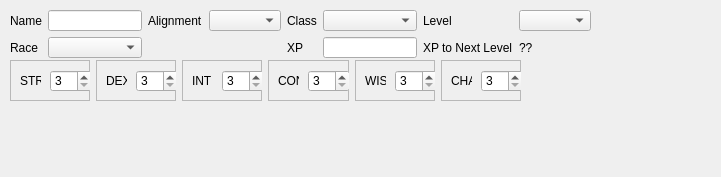
<?xml version="1.0" encoding="UTF-8"?>
<ui version="4.0">
 <class>Form</class>
 <widget class="QWidget" name="Form">
  <property name="geometry">
   <rect>
    <x>0</x>
    <y>0</y>
    <width>721</width>
    <height>177</height>
   </rect>
  </property>
  <property name="minimumSize">
   <size>
    <width>721</width>
    <height>150</height>
   </size>
  </property>
  <property name="windowTitle">
   <string>Form</string>
  </property>
  <widget class="QWidget" name="layoutWidget">
   <property name="geometry">
    <rect>
     <x>10</x>
     <y>60</y>
     <width>511</width>
     <height>41</height>
    </rect>
   </property>
   <layout class="QHBoxLayout" name="horizontalLayout">
    <item>
     <widget class="QFrame" name="frame">
      <property name="frameShape">
       <enum>QFrame::StyledPanel</enum>
      </property>
      <property name="frameShadow">
       <enum>QFrame::Raised</enum>
      </property>
      <widget class="QLabel" name="label">
       <property name="geometry">
        <rect>
         <x>10</x>
         <y>10</y>
         <width>21</width>
         <height>21</height>
        </rect>
       </property>
       <property name="text">
        <string>STR</string>
       </property>
      </widget>
      <widget class="QSpinBox" name="str_base">
       <property name="geometry">
        <rect>
         <x>40</x>
         <y>10</y>
         <width>42</width>
         <height>22</height>
        </rect>
       </property>
       <property name="minimum">
        <number>3</number>
       </property>
       <property name="maximum">
        <number>18</number>
       </property>
      </widget>
     </widget>
    </item>
    <item>
     <widget class="QFrame" name="frame_5">
      <property name="frameShape">
       <enum>QFrame::StyledPanel</enum>
      </property>
      <property name="frameShadow">
       <enum>QFrame::Raised</enum>
      </property>
      <widget class="QSpinBox" name="dex_base">
       <property name="geometry">
        <rect>
         <x>40</x>
         <y>10</y>
         <width>42</width>
         <height>22</height>
        </rect>
       </property>
       <property name="minimum">
        <number>3</number>
       </property>
       <property name="maximum">
        <number>18</number>
       </property>
      </widget>
      <widget class="QLabel" name="label_4">
       <property name="geometry">
        <rect>
         <x>10</x>
         <y>10</y>
         <width>21</width>
         <height>21</height>
        </rect>
       </property>
       <property name="text">
        <string>DEX</string>
       </property>
      </widget>
     </widget>
    </item>
    <item>
     <widget class="QFrame" name="frame_2">
      <property name="frameShape">
       <enum>QFrame::StyledPanel</enum>
      </property>
      <property name="frameShadow">
       <enum>QFrame::Raised</enum>
      </property>
      <widget class="QSpinBox" name="int_base">
       <property name="geometry">
        <rect>
         <x>40</x>
         <y>10</y>
         <width>42</width>
         <height>22</height>
        </rect>
       </property>
       <property name="minimum">
        <number>3</number>
       </property>
       <property name="maximum">
        <number>18</number>
       </property>
      </widget>
      <widget class="QLabel" name="label_2">
       <property name="geometry">
        <rect>
         <x>10</x>
         <y>10</y>
         <width>21</width>
         <height>21</height>
        </rect>
       </property>
       <property name="text">
        <string>INT</string>
       </property>
      </widget>
     </widget>
    </item>
    <item>
     <widget class="QFrame" name="frame_4">
      <property name="frameShape">
       <enum>QFrame::StyledPanel</enum>
      </property>
      <property name="frameShadow">
       <enum>QFrame::Raised</enum>
      </property>
      <widget class="QSpinBox" name="con_base">
       <property name="geometry">
        <rect>
         <x>40</x>
         <y>10</y>
         <width>42</width>
         <height>22</height>
        </rect>
       </property>
       <property name="minimum">
        <number>3</number>
       </property>
       <property name="maximum">
        <number>18</number>
       </property>
      </widget>
      <widget class="QLabel" name="label_5">
       <property name="geometry">
        <rect>
         <x>10</x>
         <y>10</y>
         <width>21</width>
         <height>21</height>
        </rect>
       </property>
       <property name="text">
        <string>CON</string>
       </property>
      </widget>
     </widget>
    </item>
    <item>
     <widget class="QFrame" name="frame_3">
      <property name="frameShape">
       <enum>QFrame::StyledPanel</enum>
      </property>
      <property name="frameShadow">
       <enum>QFrame::Raised</enum>
      </property>
      <widget class="QSpinBox" name="wis_base">
       <property name="geometry">
        <rect>
         <x>40</x>
         <y>10</y>
         <width>42</width>
         <height>22</height>
        </rect>
       </property>
       <property name="minimum">
        <number>3</number>
       </property>
       <property name="maximum">
        <number>18</number>
       </property>
      </widget>
      <widget class="QLabel" name="label_3">
       <property name="geometry">
        <rect>
         <x>10</x>
         <y>10</y>
         <width>21</width>
         <height>21</height>
        </rect>
       </property>
       <property name="text">
        <string>WIS</string>
       </property>
      </widget>
     </widget>
    </item>
    <item>
     <widget class="QFrame" name="frame_6">
      <property name="frameShape">
       <enum>QFrame::StyledPanel</enum>
      </property>
      <property name="frameShadow">
       <enum>QFrame::Raised</enum>
      </property>
      <widget class="QSpinBox" name="cha_base">
       <property name="geometry">
        <rect>
         <x>40</x>
         <y>10</y>
         <width>42</width>
         <height>22</height>
        </rect>
       </property>
       <property name="minimum">
        <number>3</number>
       </property>
       <property name="maximum">
        <number>18</number>
       </property>
      </widget>
      <widget class="QLabel" name="label_6">
       <property name="geometry">
        <rect>
         <x>10</x>
         <y>10</y>
         <width>21</width>
         <height>21</height>
        </rect>
       </property>
       <property name="text">
        <string>CHA</string>
       </property>
      </widget>
     </widget>
    </item>
   </layout>
  </widget>
  <widget class="QWidget" name="gridLayoutWidget">
   <property name="geometry">
    <rect>
     <x>10</x>
     <y>10</y>
     <width>581</width>
     <height>48</height>
    </rect>
   </property>
   <layout class="QGridLayout" name="gridLayout">
    <item row="0" column="0">
     <widget class="QLabel" name="label_7">
      <property name="text">
       <string>Name</string>
      </property>
     </widget>
    </item>
    <item row="0" column="1">
     <widget class="QLineEdit" name="name"/>
    </item>
    <item row="1" column="0">
     <widget class="QLabel" name="label_8">
      <property name="text">
       <string>Race</string>
      </property>
     </widget>
    </item>
    <item row="1" column="1">
     <widget class="QComboBox" name="race"/>
    </item>
    <item row="0" column="2">
     <widget class="QLabel" name="label_9">
      <property name="text">
       <string>Alignment</string>
      </property>
     </widget>
    </item>
    <item row="0" column="3">
     <widget class="QComboBox" name="alignment"/>
    </item>
    <item row="0" column="4">
     <widget class="QLabel" name="label_10">
      <property name="text">
       <string>Class</string>
      </property>
     </widget>
    </item>
    <item row="0" column="5">
     <widget class="QComboBox" name="char_class"/>
    </item>
    <item row="0" column="6">
     <widget class="QLabel" name="label_11">
      <property name="text">
       <string>Level</string>
      </property>
     </widget>
    </item>
    <item row="0" column="7">
     <widget class="QComboBox" name="char_level"/>
    </item>
    <item row="1" column="4">
     <widget class="QLabel" name="label_12">
      <property name="text">
       <string>XP</string>
      </property>
     </widget>
    </item>
    <item row="1" column="5">
     <widget class="QLineEdit" name="char_cur_xp"/>
    </item>
    <item row="1" column="6">
     <widget class="QLabel" name="label_13">
      <property name="text">
       <string>XP to Next Level</string>
      </property>
     </widget>
    </item>
    <item row="1" column="7">
     <widget class="QLabel" name="char_xp_to_next_lvl">
      <property name="text">
       <string>??</string>
      </property>
     </widget>
    </item>
   </layout>
  </widget>
 </widget>
 <resources/>
 <connections/>
</ui>
